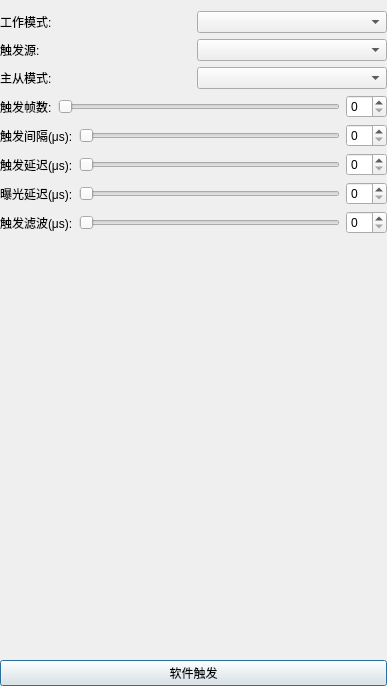
<?xml version="1.0" encoding="UTF-8"?>
<ui version="4.0">
 <class>TriggerDlg</class>
 <widget class="QDialog" name="TriggerDlg">
  <property name="geometry">
   <rect>
    <x>0</x>
    <y>0</y>
    <width>387</width>
    <height>686</height>
   </rect>
  </property>
  <property name="windowTitle">
   <string>Dialog</string>
  </property>
  <layout class="QVBoxLayout" name="verticalLayout_3">
   <property name="leftMargin">
    <number>0</number>
   </property>
   <property name="rightMargin">
    <number>0</number>
   </property>
   <property name="bottomMargin">
    <number>0</number>
   </property>
   <item>
    <layout class="QHBoxLayout" name="horizontalLayout_8">
     <item>
      <widget class="QLabel" name="label_trgmode">
       <property name="text">
        <string>工作模式:</string>
       </property>
      </widget>
     </item>
     <item>
      <widget class="QComboBox" name="comboBox_trgmode"/>
     </item>
    </layout>
   </item>
   <item>
    <layout class="QHBoxLayout" name="horizontalLayout_6">
     <item>
      <widget class="QLabel" name="label_trgsrc">
       <property name="text">
        <string>触发源:</string>
       </property>
      </widget>
     </item>
     <item>
      <widget class="QComboBox" name="comboBox_trgsrc"/>
     </item>
    </layout>
   </item>
   <item>
    <layout class="QHBoxLayout" name="horizontalLayout_7">
     <item>
      <widget class="QLabel" name="labelSlaveMode">
       <property name="text">
        <string>主从模式:</string>
       </property>
      </widget>
     </item>
     <item>
      <widget class="QComboBox" name="comboBoxSlaveMode"/>
     </item>
    </layout>
   </item>
   <item>
    <widget class="QWidget" name="widgetCtrl" native="true">
     <layout class="QVBoxLayout" name="verticalLayout">
      <property name="leftMargin">
       <number>0</number>
      </property>
      <property name="topMargin">
       <number>0</number>
      </property>
      <property name="rightMargin">
       <number>0</number>
      </property>
      <property name="bottomMargin">
       <number>0</number>
      </property>
      <item>
       <layout class="QHBoxLayout" name="horizontalLayout_4">
        <item>
         <widget class="QLabel" name="label_trgnum">
          <property name="text">
           <string>触发帧数:</string>
          </property>
         </widget>
        </item>
        <item>
         <widget class="QSlider" name="horizontalSlider_trgnum">
          <property name="orientation">
           <enum>Qt::Horizontal</enum>
          </property>
         </widget>
        </item>
        <item>
         <widget class="QSpinBox" name="spinBox_trgnum"/>
        </item>
       </layout>
      </item>
      <item>
       <layout class="QHBoxLayout" name="horizontalLayout_3">
        <item>
         <widget class="QLabel" name="label_trginterval">
          <property name="text">
           <string>触发间隔(μs):</string>
          </property>
         </widget>
        </item>
        <item>
         <widget class="QSlider" name="horizontalSlider_trginterval">
          <property name="orientation">
           <enum>Qt::Horizontal</enum>
          </property>
         </widget>
        </item>
        <item>
         <widget class="QSpinBox" name="spinBox_trginterval"/>
        </item>
       </layout>
      </item>
      <item>
       <layout class="QHBoxLayout" name="horizontalLayout">
        <item>
         <widget class="QLabel" name="label_trgdelay">
          <property name="text">
           <string>触发延迟(μs):</string>
          </property>
         </widget>
        </item>
        <item>
         <widget class="QSlider" name="horizontalSlider_trgdelay">
          <property name="orientation">
           <enum>Qt::Horizontal</enum>
          </property>
         </widget>
        </item>
        <item>
         <widget class="QSpinBox" name="spinBox_trgdelay"/>
        </item>
       </layout>
      </item>
      <item>
       <layout class="QHBoxLayout" name="horizontalLayout_5">
        <item>
         <widget class="QLabel" name="label_trgexp_delay">
          <property name="text">
           <string>曝光延迟(μs):</string>
          </property>
         </widget>
        </item>
        <item>
         <widget class="QSlider" name="horizontalSlider_trgexp_delay">
          <property name="orientation">
           <enum>Qt::Horizontal</enum>
          </property>
         </widget>
        </item>
        <item>
         <widget class="QSpinBox" name="spinBox_trgexp_delay"/>
        </item>
       </layout>
      </item>
      <item>
       <layout class="QHBoxLayout" name="horizontalLayout_2">
        <item>
         <widget class="QLabel" name="label_trgfilter_time">
          <property name="text">
           <string>触发滤波(μs):</string>
          </property>
         </widget>
        </item>
        <item>
         <widget class="QSlider" name="horizontalSlider_trgfilter_time">
          <property name="orientation">
           <enum>Qt::Horizontal</enum>
          </property>
         </widget>
        </item>
        <item>
         <widget class="QSpinBox" name="spinBox_trgfilter_time"/>
        </item>
       </layout>
      </item>
     </layout>
    </widget>
   </item>
   <item>
    <spacer name="verticalSpacer">
     <property name="orientation">
      <enum>Qt::Vertical</enum>
     </property>
     <property name="sizeHint" stdset="0">
      <size>
       <width>20</width>
       <height>40</height>
      </size>
     </property>
    </spacer>
   </item>
   <item>
    <widget class="QPushButton" name="pushButton_trgone">
     <property name="text">
      <string>软件触发</string>
     </property>
    </widget>
   </item>
  </layout>
 </widget>
 <resources/>
 <connections/>
</ui>
